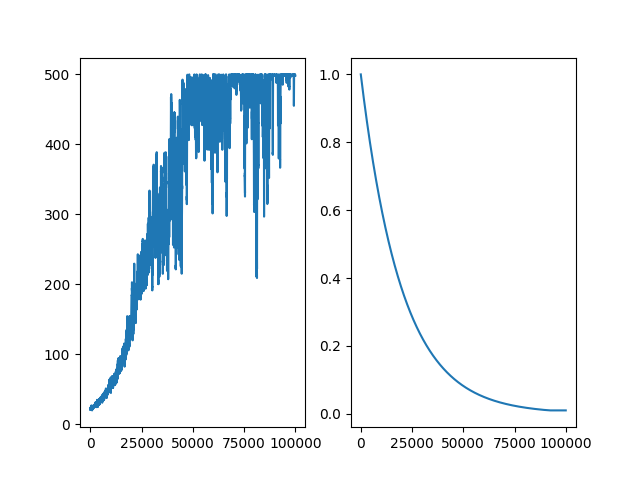

Generate this figure with Python:
import gymnasium as gym
import numpy as np
import matplotlib.pyplot as plt
import os
import pickle

current_dir = os.path.dirname(os.path.abspath(__file__))

pos_space = np.linspace(-2.4, 2.4, 10)
pos_vel_space = np.linspace(-4, 4, 10)
ang_space = np.linspace(-0.2095, 0.2095, 10)
ang_vel_space = np.linspace(-4, 4, 10)


def state_to_vals(state):
    pos = np.digitize(state[0], pos_space)
    pos_vel = np.digitize(state[1], pos_vel_space)
    ang = np.digitize(state[2], ang_space)
    ang_vel = np.digitize(state[3], ang_vel_space)
    return pos, pos_vel, ang, ang_vel


def train(num_episodes):
    env = gym.make("CartPole-v1")

    learning_rate = 0.1
    discount_factor = 0.99
    epsilon = 1
    epsilon_decay = 0.99995
    min_epsilon = 0.01

    q_table = np.zeros((11, 11, 11, 11, 2))

    reward_history = []
    epsilon_history = []

    def choose_action(state):
        if np.random.random() < epsilon:
            return env.action_space.sample()
        else:
            pos, pos_vel, ang, ang_vel = state_to_vals(state)
            return np.argmax(q_table[pos, pos_vel, ang, ang_vel, :])

    for episode in range(num_episodes):
        if episode % 500 == 0:
            print(f"On episode {episode}")

        state = env.reset()[0]
        terminated = False
        truncated = False
        reward_sum = 0

        while not terminated and not truncated:
            action = choose_action(state)
            new_state, new_reward, terminated, truncated, _ = env.step(action)
            pos, pos_vel, ang, ang_vel = state_to_vals(state)
            old_reward = q_table[pos, pos_vel, ang, ang_vel, action]
            new_pos, new_pos_vel, new_ang, new_ang_vel = state_to_vals(new_state)
            new_max = np.max(q_table[new_pos, new_pos_vel, new_ang, new_ang_vel, :])
            q_table[pos, pos_vel, ang, ang_vel, action] = (
                1 - learning_rate
            ) * old_reward + learning_rate * (discount_factor * new_max + new_reward)
            state = new_state
            reward_sum += new_reward

        reward_history.append(reward_sum)
        epsilon_history.append(epsilon)

        epsilon = max(epsilon * epsilon_decay, min_epsilon)

    env.close()

    sum_rewards = np.zeros(num_episodes - 100)
    for t in range(num_episodes - 100):
        sum_rewards[t] = np.sum(reward_history[t : t + 100]) / 100

    plt.subplot(121)
    plt.plot(sum_rewards)

    plt.subplot(122)
    plt.plot(epsilon_history)

    plt.savefig(os.path.join(current_dir, "cartpole_q.png"))

    with open(os.path.join(current_dir, "cartpole_q.pkl"), "wb") as f:
        pickle.dump(q_table, f)


def test(num_episodes):
    env = gym.make("CartPole-v1", render_mode="human")

    with open(os.path.join(current_dir, "cartpole_q.pkl"), "rb") as f:
        q_table = pickle.load(f)

    def choose_action(state):
        pos, pos_vel, ang, ang_vel = state_to_vals(state)
        return np.argmax(q_table[pos, pos_vel, ang, ang_vel, :])

    for episode in range(num_episodes):
        state = env.reset()[0]
        terminated = False
        truncated = False

        while not terminated and not truncated:
            action = choose_action(state)
            new_state, new_reward, terminated, truncated, _ = env.step(action)
            state = new_state

    env.close()


# train(100000)
test(10)
